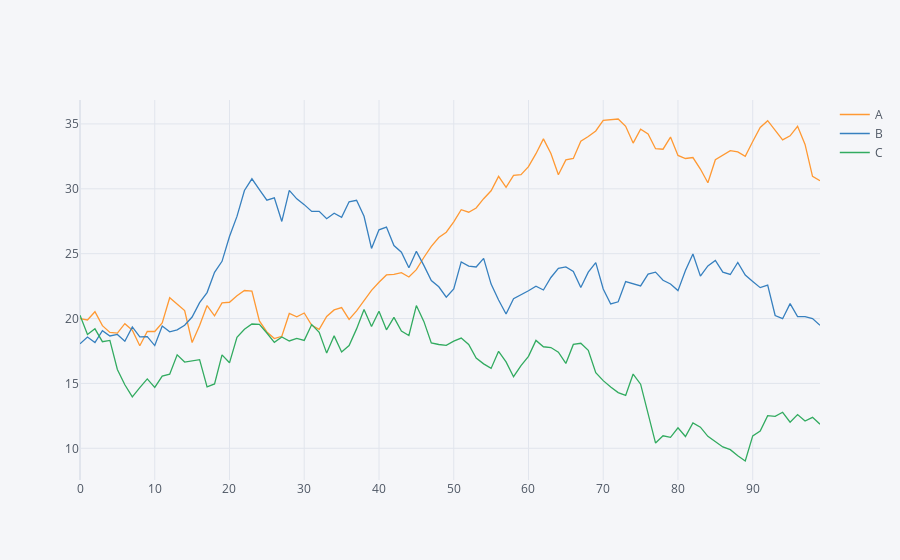

Notebook source saved alongside this figure:
### Markdown cell above
#### Line Plot
- The iplot method on Series and DataFrame is wrapper of Plotly's plot method

### Code cell
df.iplot()
